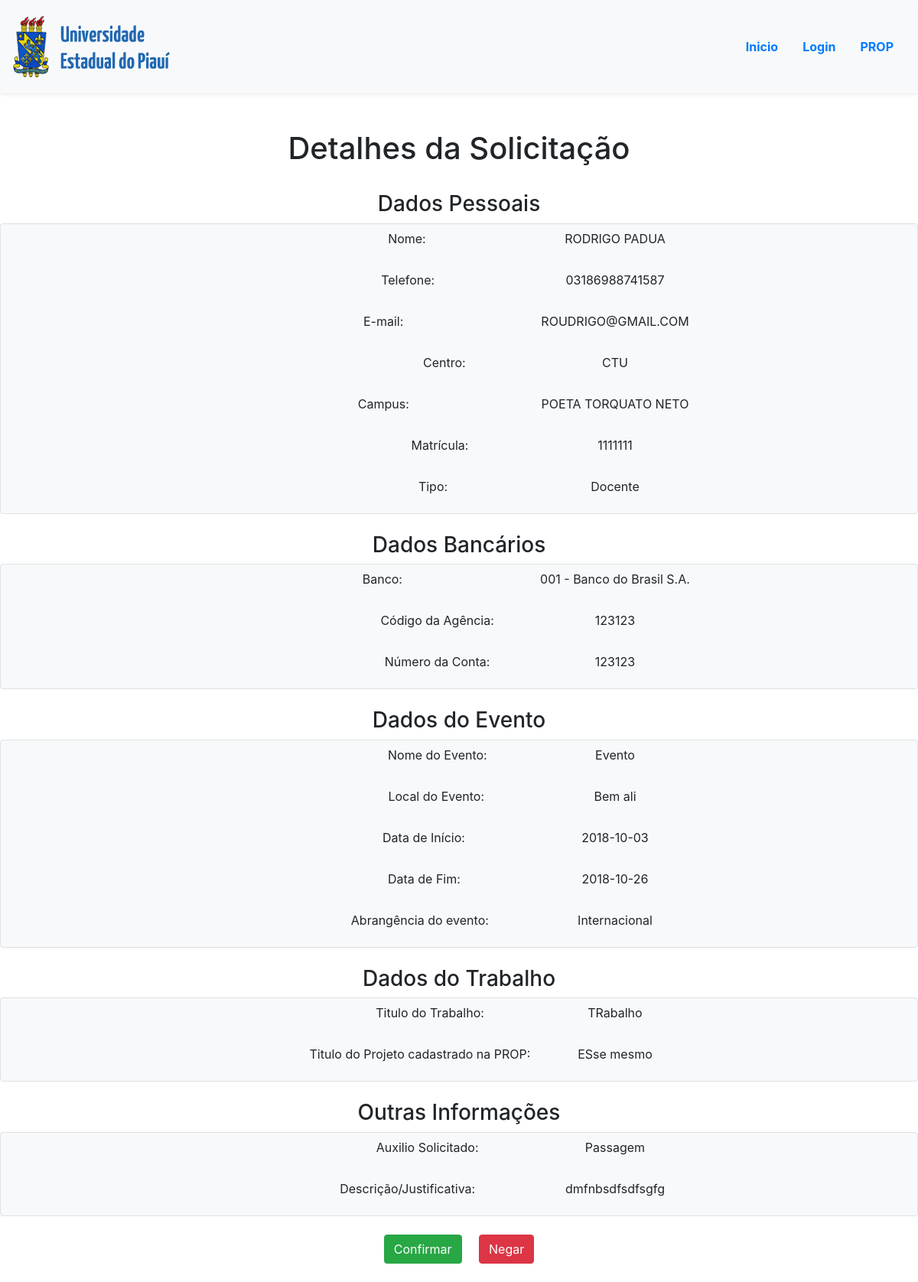
/detalhe_solicitacao.php?id=2, run on the app's committed database.
### tables this page shows
CREATE TABLE `CADASTRADOS` (
  `NOME` varchar(70) NOT NULL,
  `TELEFONE` varchar(14) DEFAULT NULL,
  `EMAIL` varchar(70) DEFAULT NULL,
  `CENTRO` varchar(40) DEFAULT NULL,
  `CAMPUS` varchar(40) NOT NULL,
  `MATRICULA` int(10) NOT NULL,
  `SENHA` varchar(30) NOT NULL,
  `TIPO` varchar(1) NOT NULL,
  `QTD_SOLICITACAO` int(2) NOT NULL DEFAULT '0',
  `QTD_SOLICITACAO_CONFIRMADA` int(2) NOT NULL DEFAULT '0'
);

CREATE TABLE `SOLICITACAO` (
  `COD_SOLICITACAO` int(11) NOT NULL,
  `MAT_SOLICITANTE` varchar(10) DEFAULT NULL,
  `NOME_EVENTO` varchar(50) DEFAULT NULL,
  `ABRANGENCIA` varchar(15) DEFAULT NULL,
  `TITULO_TRABALHO` varchar(100) DEFAULT NULL,
  `TITULO_PROJETO` varchar(100) DEFAULT NULL,
  `AUXILIO` char(1) DEFAULT NULL,
  `TIPO_AUXILIO` varchar(20) DEFAULT NULL,
  `DESCRICAO` varchar(350) DEFAULT NULL,
  `COD_AGENCIA` varchar(60) NOT NULL,
  `ANOS_AUXILIO` int(2) NOT NULL,
  `NUM_CONTA` varchar(15) DEFAULT NULL,
  `COD_NOME_BANCO` varchar(60) DEFAULT NULL,
  `LOCAL_EVENTO` varchar(50) DEFAULT NULL,
  `INICIO_EVENTO` varchar(10) DEFAULT NULL,
  `FIM_EVENTO` varchar(10) DEFAULT NULL,
  `VALIDACAO` varchar(25) NOT NULL DEFAULT 'Em Avaliacao: PROP',
  `JUSTIFICATIVA` varchar(350) DEFAULT NULL
);

### detalhe_solicitacao.php (the view, shortened to what this page needs)
<!DOCTYPE html>
<html>
<head>
	<?php
		include_once "cabecalho_prop.php";
	?>
</head>
<body>
	<?php
		$sql_dados = mysqli_query($conexao,"SELECT * FROM SOLICITACAO WHERE COD_SOLICITACAO = '$_GET[id]'");
		$sql_array = mysqli_fetch_array($sql_dados);
		$sql_dados_solicitante = mysqli_query($conexao,"SELECT * FROM CADASTRADOS WHERE MATRICULA = '$sql_array[MAT_SOLICITANTE]'");
		$sql_array_solicitante = mysqli_fetch_array($sql_dados_solicitante);
	?>
	<center>
		<h1 id="titulo_principal">Detalhes da Solicitação</h1>
		<br>
		<h3>Dados Pessoais</h3>
		<fieldset id="dados_solicitacao" class="border bg-light rounded">
			<div class="form-group col-md-10">
				<label class="col-sm-5 col-form-label">Nome:</label>
		  		<?php echo $sql_array_solicitante["NOME"]; ?>
		  	</div>
	  		<div class="form-group col-md-10">
				<label class="col-sm-5 col-form-label">Telefone: </label>
	  			<?php echo $sql_array_solicitante["TELEFONE"]; ?>
	  		</div>
	  		<div class="form-group col-md-10">
	  			<label class="col-sm-5 col-form-label">E-mail: </label>
	  			<?php echo $sql_array_solicitante["EMAIL"]; ?>
	  		</div>
	  		<div class="form-group col-md-10">
	  			<label class="col-sm-5 col-form-label">Centro: </label>
	  			<?php echo $sql_array_solicitante["CENTRO"]; ?>
			</div>
	  			<div class="form-group col-md-10">
	  				<label class="col-sm-5 col-form-label">Campus: </label>
	  				<?php echo $sql_array_solicitante["CAMPUS"]; ?>
				</div>
	  			<div class="form-group col-md-10">
	  				<label class="col-sm-5 col-form-label">Matrícula: </label>
	  				<?php echo $sql_array_solicitante["MATRICULA"]; ?>
				</div>
				<div class="form-group col-md-10">
		  			<label class="col-sm-5 col-form-label">Tipo: </label>
		  			<?php
		  				if ($sql_array_solicitante["TIPO"] == 'D'){
		  					echo "Docente";
		  				}
		  			?>
		  		</div>
			</fieldset>
			<br>
			<h3>Dados Bancários</h3>
			<fieldset id="dados_solicitacao" class="border bg-light rounded">
				<div class="form-group col-md-10">
			      <label for="inputState" class="col-sm-5 col-form-label">Banco:</label>
			      <?php echo $sql_array["COD_NOME_BANCO"] ?>
			    </div>
				<div class="form-group col-md-10">
				    <label for="inputCodigoAgencia" class="col-sm-5 col-form-label">Código da Agência: </label>
				    <?php echo $sql_array["COD_AGENCIA"] ?>
				</div>
				<div class="form-group col-md-10">
				    <label for="inputNumConta" class="col-sm-5 col-form-label">Número da Conta: </label>
				    <?php echo $sql_array["NUM_CONTA"] ?>
				</div>
			</fieldset>
			<br>
			<h3>Dados do Evento</h3>
			<fieldset id="dados_solicitacao" class="border bg-light rounded">
				<div class="form-group col-md-10">
				    <label for="inputNomeEvento" class="col-sm-5 col-form-label">Nome do Evento: </label>
				    <?php echo $sql_array["NOME_EVENTO"] ?>
				</div>
				<div class="form-group col-md-10">
				    <label for="inputLocalEvento" class="col-sm-5 col-form-label">Local do Evento: </label>
				    <?php echo $sql_array["LOCAL_EVENTO"] ?>
				</div>
	  			<div class="form-group col-md-10">
				    <label for="inputDataInicioEvento" class="col-sm-5 col-form-label">Data de Início: </label>
				    <?php echo $sql_array["INICIO_EVENTO"] ?>
				</div>
	  			<div class="form-group col-md-10">
				    <label for="inputDataFimEvento" class="col-sm-5 col-form-label">Data de Fim: </label>
				    <?php echo $sql_array["FIM_EVENTO"] ?>
				</div>
				<div class="form-group col-md-10">
				    <label for="inputAbrangenciaDoEvento" class="col-sm-5 col-form-label">Abrangência do evento: </label>
				    <?php echo $sql_array["ABRANGENCIA"] ?>
				</div>
			</fieldset>
			<br>
			<h3>Dados do Trabalho</h3>
			<fieldset id="dados_solicitacao" class="border bg-light rounded">
				<div class="form-group col-md-10">
				    <label for="inputTituloDoTrabalho" class="col-sm-5 col-form-label">Titulo do Trabalho: </label>
				    <?php echo $sql_array["TITULO_TRABALHO"] ?>
				</div>
				<div class="form-group col-md-10">
				    <label for="inputTituloDoTrabalhoCadastradoProp" class="col-sm-5 col-form-label">Titulo do Projeto cadastrado na PROP: </label>
				    <?php echo $sql_array["TITULO_PROJETO"] ?>
				</div>
			</fieldset>
			<br>
			<h3>Outras Informações</h3>
			<fieldset id="dados_solicitacao" class="border bg-light rounded">
				<div class="form-group col-md-10">
					<label for="inputAuxilioSolicitado" class="col-sm-5 col-form-label">Auxilio Solicitado: </label>
					<?php echo $sql_array["TIPO_AUXILIO"] ?>
		  		</div>
	  			<div class="form-group col-md-10">
				  <label for="exampleFormControlTextarea1" class="col-sm-5 col-form-label">Descrição/Justificativa: </label>
				  <?php echo $sql_array["DESCRICAO"] ?>
				</div>
			</fieldset>
			<br>
			<a hole="button" class="btn btn-success" href="confirma.php?id=<?php echo $sql_array['COD_SOLICITACAO']?>">Confirmar</a>
			<a hole="button" class="btn btn-danger" href="justificativa.php?id=<?php echo $sql_array['COD_SOLICITACAO']?>">Negar</a>
			<br>
			<br>
	</center>
</body>
</html>

### data on the page
cadastrados: NOME "RODRIGO PADUA", TELEFONE "03186988741587", EMAIL "ROUDRIGO@GMAIL.COM", CENTRO "CTU", CAMPUS "POETA TORQUATO NETO", MATRICULA "1111111"
solicitacao: COD_NOME_BANCO "001 - Banco do Brasil S.A.", COD_AGENCIA "123123", NUM_CONTA "123123", NOME_EVENTO "Evento", LOCAL_EVENTO "Bem ali", INICIO_EVENTO "2018-10-03", FIM_EVENTO "2018-10-26", ABRANGENCIA "Internacional", TITULO_TRABALHO "TRabalho", TITULO_PROJETO "ESse mesmo", TIPO_AUXILIO "Passagem", DESCRICAO "dmfnbsdfsdfsgfg"
